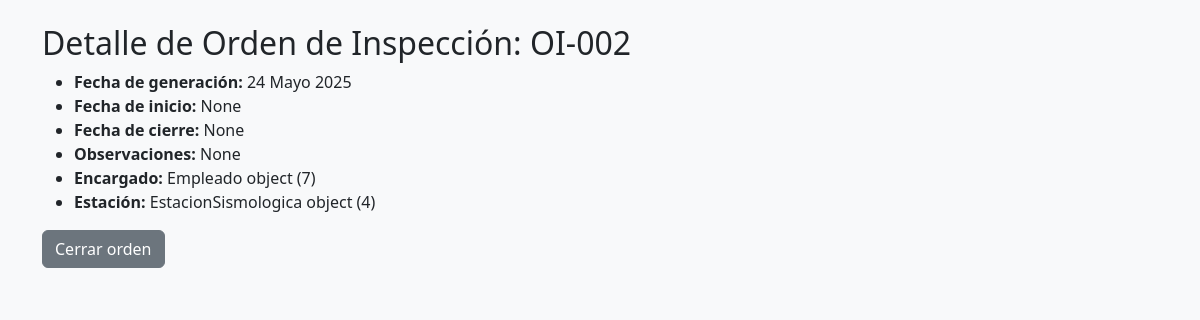
Page /inspeccion/orden/4/ (signed in) on the committed database.
### inspeccion/models.py (models this page shows)
class OrdenInspeccion(models.Model):
    numero = models.CharField(max_length=20, unique=True)
    fecha_generacion = models.DateField()
    fecha_inicio = models.DateField(null=True, blank=True)
    fecha_cierre = models.DateField(null=True, blank=True)
    observaciones = models.TextField(null=True, blank=True)
    encargado = models.ForeignKey(Empleado, on_delete=models.SET_NULL, null=True, blank=True)
    estacion = models.ForeignKey(EstacionSismologica, on_delete=models.CASCADE, related_name='ordenes_inspeccion')

class Empleado(models.Model):
    nombre = models.CharField(max_length=100)
    email = models.EmailField()
    rol = models.CharField(max_length=50)
    telefono = models.CharField(max_length=20)
    perfil = models.ForeignKey(Perfil, on_delete=models.SET_NULL, null=True, blank=True)

class EstacionSismologica(models.Model):
    codigo = models.CharField(max_length=20, unique=True)
    nombre = models.CharField(max_length=100)
    latitud = models.FloatField()
    longitud = models.FloatField()
    fecha_cert_adm = models.DateField(null=True, blank=True)
    fecha_cert_op = models.DateField(null=True, blank=True)
    nro_cert_adq = models.CharField(max_length=50, null=True, blank=True)

### inspeccion/views.py (the view)
# urls.py: path('orden/<int:pk>/', views.detalle_orden_inspeccion, name='detalle_orden_inspeccion'),
@login_required
def detalle_orden_inspeccion(request, pk):
    orden = get_object_or_404(OrdenInspeccion, pk=pk)
    return render(request, 'inspeccion/detalle_orden_inspeccion.html', {'orden': orden})

### inspeccion/templates/inspeccion/detalle_orden_inspeccion.html
{% extends 'base.html' %}
{% block content %}
<h2>Detalle de Orden de Inspección: {{ orden.numero }}</h2>
<ul>
    <li><b>Fecha de generación:</b> {{ orden.fecha_generacion }}</li>
    <li><b>Fecha de inicio:</b> {{ orden.fecha_inicio }}</li>
    <li><b>Fecha de cierre:</b> {{ orden.fecha_cierre }}</li>
    <li><b>Observaciones:</b> {{ orden.observaciones }}</li>
    <li><b>Encargado:</b> {{ orden.encargado }}</li>
    <li><b>Estación:</b> {{ orden.estacion }}</li>
</ul>
<a href="/inspeccion/orden/{{ orden.pk }}/cerrar/" class="btn btn-secondary">Cerrar orden</a>
{% endblock %}

### rows in the picture
OrdenInspeccion: numero "OI-002", fecha_generacion "24 Mayo 2025", fecha_inicio "None", fecha_cierre "None", observaciones "None", encargado "Empleado object (7)", estacion "EstacionSismologica object (4)"
